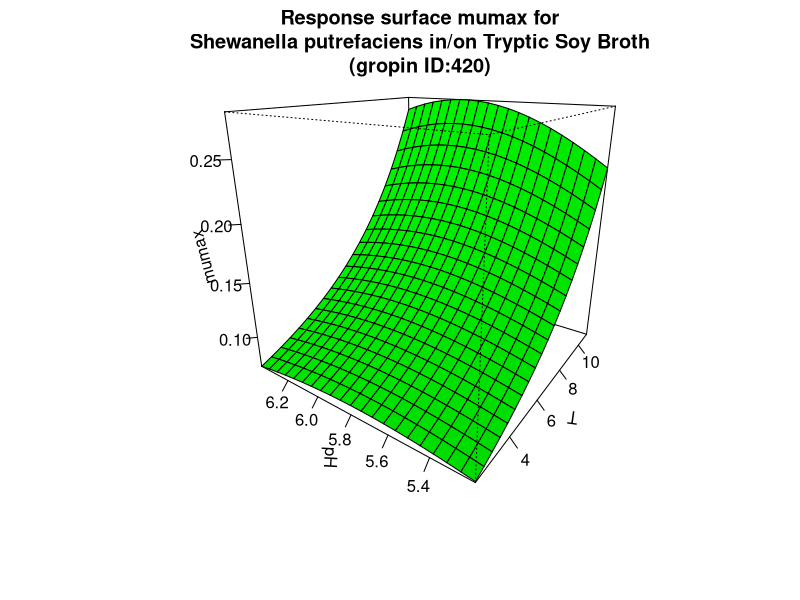

Here is the R script that generated this plot:
#############################
# start of Parameter script
#############################
T <- seq(2.002,10.989010989011,length.out=21)
pH <- seq(5.2052,6.39360639360639,length.out=21)
#############################
# end of Parameter script
#############################
############################# 
# start of Model script Gropin ID 420 
#############################
 
# constant coefficients for this model
 
variables <- data.frame(T,pH)
argumentsPar <- expand.grid(variables)
 
# heart of the model
response_surface <- function(T,pH) {
   mumax <-exp(-12.65+0.004234*(T^2)-0.3024*(pH^2)+0.01535*T*pH-0.004356*T+3.467*pH)

return(mumax=mumax)
} 

# output parameters
responseSurface <- cbind(argumentsPar,response_surface(argumentsPar['T'],argumentsPar['pH']))
colnames(responseSurface) <- c(colnames(argumentsPar),'mumax')
#############################
# End of Model script
#############################
############################# 
# start of Visualisation script Gropin ID 420 
#############################
persp(T,pH,matrix(unlist(responseSurface$'mumax'),nrow=21),col = 'green',xlab='T',ylab='pH',zlab='mumax',main='Response surface mumax for
Shewanella putrefaciens in/on Tryptic Soy Broth
(gropin ID:420)',theta=305,phi=20,shade=0.25,ticktype = 'detailed')
#############################
# End of Visualisation script
#############################
